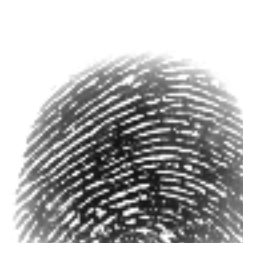
#> input picture train_ref/3.BMP, 256 x 256 px
$ jupyter execute --allow-errors hw5.ipynb
#> lines starting #> are read from the running program, lines starting #| are printed output that depends on the picture; after the words box and inside, x2 and y2 are one past the last pixel; in counts of white or black regions, pixels touching at a corner belong together
<!-- # 라이브러리 불러오기 -->

[cell 1]
import os
import numpy as np
import cv2
from os.path import join
from glob import glob
import matplotlib.pyplot as plt
import koreanize_matplotlib
import time
import math
from tqdm.notebook import tqdm
import itertools
from skimage.filters import gabor_kernel
from scipy.ndimage import convolve
from skimage.morphology import (
    skeletonize, closing, opening, disk, remove_small_objects
)
from os.path import join, basename, splitext
from scipy.spatial import cKDTree
import torch
import torch.nn as nn
import torch.nn.functional as F
from torch.utils.data import Dataset, DataLoader
from torchvision import transforms
import random
plt.rcParams['figure.figsize'] = (8, 8)

<!-- # 데이터 일부 확인
 -->

[cell 2]
img1 = cv2.imread('./train_ref/1.BMP', 0)
img2 = cv2.imread('./train_ref/3.BMP', 0)
#> img2 is the input picture: shape (256, 256); min 17, max 255, mean 181.1
img3 = cv2.imread('./train_ref/4.BMP', 0)
img4 = cv2.imread('./train_ref/5.BMP', 0)
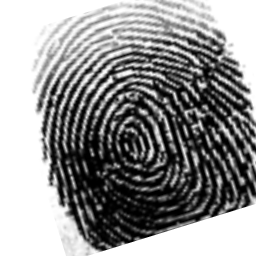
#> input picture test/5.BMP, 256 x 256 px, found by its file name
#> img4 is the input picture: shape (256, 256); min 0, max 255, mean 146.5

plt.subplot(2,2,1)
#> (the rest of this cell did not finish here and is left out)

[cell 3]
train_data = os.listdir("./train_ref")
test_data = os.listdir("./test")
#> (the rest of this cell did not finish here and is left out)

[cell 4]
# 3x3 커널 정의
kernels = {
    "Prewitt X": np.array([[-1, 0, 1],
                           [-1, 0, 1],
                           [-1, 0, 1]], dtype=np.float32),

    "Prewitt Y": np.array([[1, 1, 1],
                           [0, 0, 0],
                           [-1, -1, -1]], dtype=np.float32),

    "Sobel X": np.array([[-1, 0, 1],
                         [-2, 0, 2],
                         [-1, 0, 1]], dtype=np.float32),

    "Sobel Y": np.array([[1, 2, 1],
                         [0, 0, 0],
                         [-1, -2, -1]], dtype=np.float32),

    "Diagonal (↘)": np.array([[0, 1, 4],
                              [-1, 0, 1],
                              [-4, -1, 0]], dtype=np.float32),

    "Diagonal (↙)": np.array([[4, 1, 0],
                              [1, 0, -1],
                              [0, -1, -4]], dtype=np.float32),


}

plt.figure(figsize=(12, 8))

img_blur = cv2.GaussianBlur(img4, (3, 3), 0)
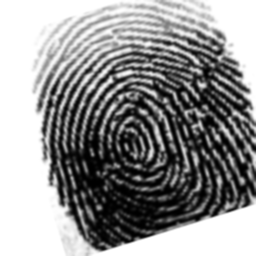
#> img_blur: shape (256, 256); min 0, max 255, mean 146.6

for idx, (label, kernel) in enumerate(kernels.items()):

    filtered = cv2.filter2D(img_blur, -1, kernel)
    plt.subplot(2, 4, idx + 1)
    plt.imshow(filtered, cmap='gray')
    plt.title(label)
    plt.axis('off')
#> this loop made 6 passes
#> pass 1, `filtered = cv2.filter2D(img_blur, -1, kernel)`:
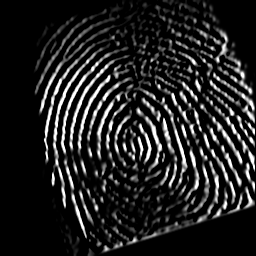
#> filtered: shape (256, 256); min 0, max 255, mean 33.4
#> pass 2, `filtered = cv2.filter2D(img_blur, -1, kernel)`:
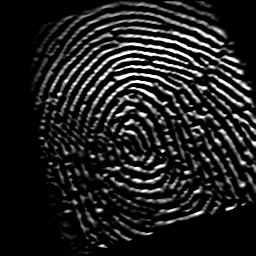
#> filtered: shape (256, 256); min 0, max 255, mean 31.8
#> pass 3, `filtered = cv2.filter2D(img_blur, -1, kernel)`:
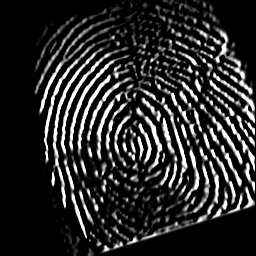
#> filtered: shape (256, 256); min 0, max 255, mean 41.7

plt.tight_layout()
plt.show()
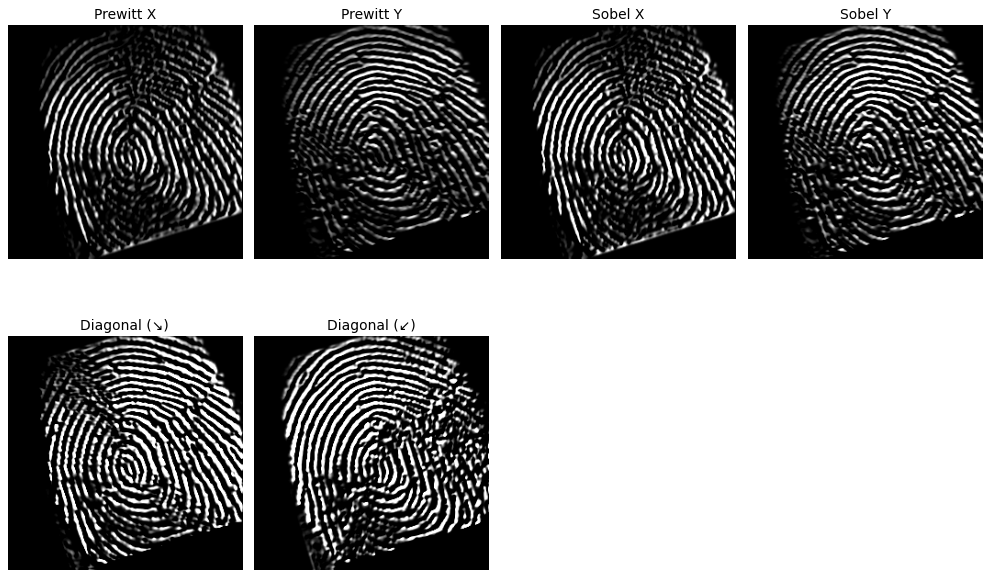
#> figure drawn by matplotlib, 6 panels

<!-- # 데이터 전처리 -->

[cell 5]
# [46 lines left out: functions compute_orientation_field, apply_gabor_filter, get_foreground_mask, suppress_nearby_points, not called in this run]

def orientation_gabor_morphology(img_input, block_size=32):
    img_blur = cv2.GaussianBlur(img_input, (3, 3), 0)

    ori_field = compute_orientation_field(img_blur, block_size=block_size)

    gabor_result = apply_gabor_filter(img_blur, ori_field, block_size=block_size)

    kernel = cv2.getStructuringElement(cv2.MORPH_ELLIPSE, (2,2))
    morphed = gabor_result.copy()
    for _ in range(4):
        morphed = cv2.morphologyEx(morphed, cv2.MORPH_OPEN, kernel, iterations=1)
        morphed = cv2.morphologyEx(morphed, cv2.MORPH_CLOSE, kernel, iterations=1)

    _, binary = cv2.threshold(morphed, 0, 1, cv2.THRESH_BINARY + cv2.THRESH_OTSU)

    binary = cv2.dilate(binary, kernel, iterations=1)

    skeleton = skeletonize(binary).astype(np.uint8) * 255

    num_labels, labels, stats, _ = cv2.connectedComponentsWithStats(skeleton, connectivity=8) # 좀 더 연결 해주기 위해
    cleaned = np.zeros_like(skeleton) # 이걸 추가한 이유는 너무 짧은 선분을 제거하기 위해서
    for i in range(1, num_labels):
        if stats[i, cv2.CC_STAT_AREA] >= 10:
            cleaned[labels == i] = 255

    return gabor_result, morphed, cleaned, binary

# [32 lines left out: functions get_minutiae, draw_minutiae, not called in this run]

#> (the rest of this cell did not finish here and is left out)


foreground_mask = get_foreground_mask(binary)
endpoints, bifurcations = get_minutiae(skeleton_result, foreground_mask)
skeleton_result2 = draw_minutiae(skeleton_result, endpoints, bifurcations)

plt.figure(figsize=(15, 4))
plt.subplot(1, 5, 1)
plt.imshow(gabor_result, cmap='gray')
plt.title("Gabor Filtered")
plt.axis('off')

plt.subplot(1, 5, 2)
plt.imshow(morphed_result, cmap='gray')
plt.title("After Morphology")
plt.axis('off')

plt.subplot(1, 5, 3)
plt.imshow(skeleton_result, cmap='gray')
plt.title("Skeletonized")
plt.axis('off')

plt.subplot(1, 5, 4)
plt.imshow(binary, cmap='gray')
plt.title("binary")
plt.axis('off')

print(f"Endpoints: {len(endpoints)}, Bifurcations: {len(bifurcations)}")

plt.subplot(1, 5, 5)
plt.imshow(cv2.cvtColor(skeleton_result2, cv2.COLOR_BGR2RGB))
plt.title("Minutiae Points")
plt.axis('off')

plt.tight_layout()
plt.show()

[cell 6]
dir_path = "./train_ref"
train_data = sorted(glob(join(dir_path, '*.BMP')))

output_dir_skel= f'./processed_images/{dir_path}'
output_dir_minutia= f'./minutiae/{dir_path}'
os.makedirs(output_dir_skel,exist_ok=True)
os.makedirs(output_dir_minutia, exist_ok=True)

# [7 lines left out: function process_image, not called in this run]


results = []
#> (the rest of this cell did not finish here and is left out)

[cell 7]
dir_path = "./test"
train_data = sorted(glob(join(dir_path, '*.BMP')))

output_dir_skel= f'./processed_images/{dir_path}'
output_dir_minutia= f'./minutiae/{dir_path}'
os.makedirs(output_dir_skel,exist_ok=True)
os.makedirs(output_dir_minutia, exist_ok=True)

# [7 lines left out: function process_image, not called in this run]


results = []
#> (the rest of this cell did not finish here and is left out)

[cell 8]
dir_path = "./test2"
train_data = sorted(glob(join(dir_path, '*.BMP')))

output_dir_skel= f'./processed_images/{dir_path}'
output_dir_minutia= f'./minutiae/{dir_path}'
os.makedirs(output_dir_skel,exist_ok=True)
os.makedirs(output_dir_minutia, exist_ok=True)

# [7 lines left out: function process_image, not called in this run]


results = []
#> (the rest of this cell did not finish here and is left out)

[cell 9]
# 시간 줄이기 위해 캐싱을 사용
from functools import lru_cache
from concurrent.futures import ThreadPoolExecutor

@lru_cache(maxsize=128)
def get_cached_kernel(theta):
    return gabor_kernel(frequency=0.2, theta=theta, sigma_x=3.0, sigma_y=3.0).real

def compute_orientation_field(img, block_size=32):
    h, w = img.shape
    ori_field = np.zeros((h//block_size, w//block_size), dtype=np.float32)
    for i in range(0, h-block_size, block_size):
        for j in range(0, w-block_size, block_size):
            block = img[i:i+block_size, j:j+block_size]
            if np.std(block) < 10:
                continue
            gy, gx = np.gradient(block.astype(np.float32))
            vxx = np.sum(2*gx*gy)
            vyy = np.sum(gx**2 - gy**2)
            ori_field[i//block_size, j//block_size] = 0.5 * np.arctan2(vxx, vyy)
    return ori_field

def apply_gabor_filter(img, ori_field, block_size=32):
    h, w = img.shape
    out = np.zeros_like(img, dtype=np.float32)
    for i in range(0, h-block_size, block_size):
        for j in range(0, w-block_size, block_size):
            angle = ori_field[i//block_size, j//block_size]
            block = img[i:i+block_size, j:j+block_size]
            if block.shape != (block_size, block_size) or np.std(block) < 10:
                continue
            kernel = get_cached_kernel(angle)
            out[i:i+block_size, j:j+block_size] = convolve(block, kernel)
    return cv2.normalize(out, None, 0, 255, cv2.NORM_MINMAX).astype(np.uint8)

def get_foreground_mask(binary, kernel_size=5):
    kern = cv2.getStructuringElement(cv2.MORPH_ELLIPSE, (kernel_size, kernel_size))
    return cv2.dilate(binary.astype(np.uint8), kern, iterations=3)

def suppress_nearby_points(points, min_dist=5):
    kept = []
    for x,y in points:
        if all(np.hypot(x-px, y-py)>=min_dist for px,py in kept):
            kept.append((x,y))
    return kept

def orientation_gabor_morphology(img, block_size=32):
    blur = cv2.GaussianBlur(img, (3,3), 0)
    ori = compute_orientation_field(blur, block_size)
    gabor = apply_gabor_filter(blur, ori, block_size)
    kern = cv2.getStructuringElement(cv2.MORPH_ELLIPSE, (2,2))
    morph = gabor.copy()
    for _ in range(4):
        morph = cv2.morphologyEx(morph, cv2.MORPH_OPEN, kern)
        morph = cv2.morphologyEx(morph, cv2.MORPH_CLOSE, kern)
    _, binary = cv2.threshold(morph, 0, 1, cv2.THRESH_BINARY+cv2.THRESH_OTSU)
    binary = cv2.dilate(binary, kern)
    skel = (skeletonize(binary) * 255).astype(np.uint8)
    n, labels, stats, _ = cv2.connectedComponentsWithStats(skel, connectivity=8)
    cleaned = np.zeros_like(skel)
    for i in range(1, n):
        if stats[i, cv2.CC_STAT_AREA] >= 10:
            cleaned[labels==i] = 255
    return gabor, morph, cleaned, binary

def get_minutiae(skel, mask, margin=20):
    sk = (skel>0).astype(np.uint8)
    h,w = sk.shape
    pad = np.pad(sk, ((1,1),(1,1)), 'constant')
    ends, bifs = [], []
    for y in range(1,h+1):
        for x in range(1,w+1):
            if pad[y,x]==1:
                P = [pad[y-1,x], pad[y-1,x+1], pad[y,x+1], pad[y+1,x+1],
                     pad[y+1,x], pad[y+1,x-1], pad[y,x-1], pad[y-1,x-1]]
                cn = sum(abs(int(P[i]) - int(P[(i+1)%8])) for i in range(8))//2
                px,py = x-1,y-1
                if mask[py,px]>0 and margin<=px<w-margin and margin<=py<h-margin:
                    if cn==1: ends.append((px,py))
                    if cn==3: bifs.append((px,py))
    return (np.array(suppress_nearby_points(ends,6),np.int32),
            np.array(suppress_nearby_points(bifs,6),np.int32))

def draw_minutiae(img, ends, bifs):
    c = cv2.cvtColor(img, cv2.COLOR_GRAY2BGR)
    for x,y in ends:  cv2.circle(c,(x,y),1,(255,0,0),1)
    for x,y in bifs:  cv2.circle(c,(x,y),2,(0,0,255),1)
    return c

def process_image(path, block_size=16):
    img = cv2.imread(path, 0)
    g,m,sk,b = orientation_gabor_morphology(img, block_size)
#> in orientation_gabor_morphology, `gabor = apply_gabor_filter(blur, ori, block_size)`:
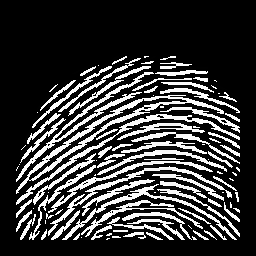
#> gabor: shape (256, 256); min 0, max 255, mean 58.3
#> in orientation_gabor_morphology, `_, binary = cv2.threshold(morph, 0, 1, cv2.THRESH_BINARY+cv2.THRESH_OT..`:
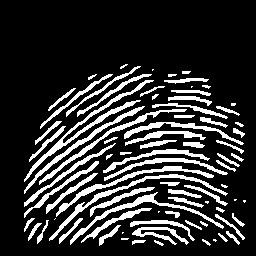
#> binary: shape (256, 256); values 0 (black) and 1 (white), 19.2% white; 80 white regions (13 under 20 px), largest, box (x1, y1, x2, y2) and area: (24, 80, 154, 182) 940, (49, 174, 228, 241) 749, (70, 192, 224, 245) 687
#> in orientation_gabor_morphology, `binary = cv2.dilate(binary, kern)`:
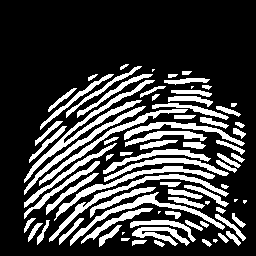
#> binary: shape (256, 256); values 0 (black) and 1 (white), 24.8% white; 79 white regions (8 under 20 px), largest, box (x1, y1, x2, y2) and area: (24, 80, 155, 183) 1155, (49, 174, 229, 242) 955, (70, 192, 225, 246) 877
#> in orientation_gabor_morphology, `n, labels, stats, _ = cv2.connectedComponentsWithStats(skel, connectiv..`: n = 80
    mask = get_foreground_mask(b)
    ends,bifs = get_minutiae(sk, mask)
    vis = draw_minutiae(sk, ends, bifs)
    base = splitext(basename(path))[0]
    return base, g, m, sk, b, vis, ends, bifs

#> (the rest of this cell did not finish here and is left out)

[cell 10]
def load_minutiae_coordinates(folder_path):
    npy_files = sorted(glob(join(folder_path, "*.npy")))
    minutiae_dict = {}
    for npy_path in npy_files:
        fname = splitext(basename(npy_path))[0]
        if "_" not in fname:
            key_base, kind = fname.rsplit("_", 1)
        else:
            key_base, kind = fname.rsplit("_", 1)
        coords = np.load(npy_path)
        coords = coords.astype(np.int32)
        if coords.ndim == 1:
            coords = coords.reshape(-1, 2)
        if key_base not in minutiae_dict:
            minutiae_dict[key_base] = {"endpoints": None, "bifurcations": None}
        minutiae_dict[key_base][kind] = coords
    for key_base, d in minutiae_dict.items():
        ep = d.get("endpoints")
        bf = d.get("bifurcations")
        if ep is None:
            ep = np.zeros((0, 2), dtype=np.int32)
        if bf is None:
            bf = np.zeros((0, 2), dtype=np.int32)
        all_pts = np.vstack([ep, bf]) if (ep.shape[0] + bf.shape[0] > 0) else np.zeros((0, 2), dtype=np.int32)
        minutiae_dict[key_base]["endpoints"] = ep
        minutiae_dict[key_base]["bifurcations"] = bf
        minutiae_dict[key_base]["all_points"] = all_pts
    return minutiae_dict

# [41 lines left out: functions match_minutiae_nearest, visualize_fingerprint_matches, not called in this run]


minutiae_train = load_minutiae_coordinates("./minutiae/train_ref")
#> after the loop in load_minutiae_coordinates, `for npy_path in npy_files:`: minutiae_dict = 0 items
#> minutiae_train = 0 items
minutiae_test2 = load_minutiae_coordinates("./minutiae/test2")
#> minutiae_test2 = 0 items
list_train = sorted(glob("./train_ref/*.BMP"))
list_test2 = sorted(glob("./test2/*.BMP"))
print(f"Train 개수: {len(list_train)}, Test2 개수: {len(list_test2)}")
#> (the rest of this cell did not finish here and is left out)

[cell 11]
# [16 lines left out: function match_minutiae_with_distances, not called in this run]

minutiae_train = load_minutiae_coordinates("./minutiae/train_ref")
minutiae_test2 = load_minutiae_coordinates("./minutiae/test2")
list_test2 = sorted(glob("./test2/*.BMP"))
dict_results = {}
#> (the rest of this cell did not finish here and is left out)

[cell 12]
# [9 lines left out: function compute_avg_distance, not called in this run]

def compute_matching_metrics(train_minutiae, test_minutiae, threshold=12.0):
    list_train_keys = sorted(train_minutiae.keys())
    list_test_keys = sorted(test_minutiae.keys())
    TP = FP = TN = FN = 0
    for test_key in list_test_keys:
        true_id = test_key.split("_")[0]
        pts_test = test_minutiae[test_key]["all_points"]
        for train_key in list_train_keys:
            pts_train = train_minutiae[train_key]["all_points"]
            matches = match_minutiae_nearest(pts_test, pts_train, max_distance=threshold)
            avg_dist = compute_avg_distance(pts_test, pts_train, matches)
            is_genuine = (train_key == true_id)
            is_matched = (avg_dist <= threshold)
            if is_genuine:
                if is_matched:
                    TP += 1
                else:
                    FN += 1
            else:
                if is_matched:
                    FP += 1
                else:
                    TN += 1
    precision = TP / (TP + FP) if (TP + FP) > 0 else 0.0
    recall = TP / (TP + FN) if (TP + FN) > 0 else 0.0
    FAR = FP / (FP + TN) if (FP + TN) > 0 else 0.0
    FRR = FN / (TP + FN) if (TP + FN) > 0 else 0.0
    total = TP + TN + FP + FN
    accuracy = (TP + TN) / total if total > 0 else 0.0
    return {
        "TP": TP, "FP": FP, "TN": TN, "FN": FN,
        "precision": precision,
        "recall": recall,
        "FAR": FAR,
        "FRR": FRR,
        "accuracy": accuracy
    }

[cell 13]
minutiae_train = load_minutiae_coordinates("./minutiae/train_ref")
minutiae_test2 = load_minutiae_coordinates("./minutiae/test2")

thresholds = np.linspace(0.5, 3.0, 11)
precisions = []
recalls = []
FARs = []
FRRs = []
accuracies = []

#> (the rest of this cell did not finish here and is left out)

[cell 14]
minutiae_train = load_minutiae_coordinates("./minutiae/train_ref")
minutiae_test2 = load_minutiae_coordinates("./minutiae/test2")

thresholds = np.linspace(0.2, 0.5, 5)
precisions = []
recalls = []
FARs = []
FRRs = []
accuracies = []

#> (the rest of this cell did not finish here and is left out)

[cell 15]
# threshold가 0.5일 때의 매칭 결과

minutiae_train = load_minutiae_coordinates("./minutiae/train_ref")
minutiae_test2 = load_minutiae_coordinates("./minutiae/test2")

threshold = 0.5
metrics = compute_matching_metrics(minutiae_train, minutiae_test2, threshold=threshold)
#> in compute_matching_metrics, `list_train_keys = sorted(train_minutiae.keys())`: list_train_keys = []
#> after the loop in compute_matching_metrics, `for test_key in list_test_keys:`: FN = 0
#> metrics = 9 items

print(f"Threshold = {threshold}")
print(f"Precision : {metrics['precision']:.4f}")
#| Precision : 0.0000
print(f"Recall : {metrics['recall']:.4f}")
#| Recall : 0.0000
print(f"FAR : {metrics['FAR']:.4f}")
#| FAR : 0.0000
print(f"FRR : {metrics['FRR']:.4f}")
#| FRR : 0.0000
print(f"Accuracy : {metrics['accuracy']:.4f}")
#| Accuracy : 0.0000
